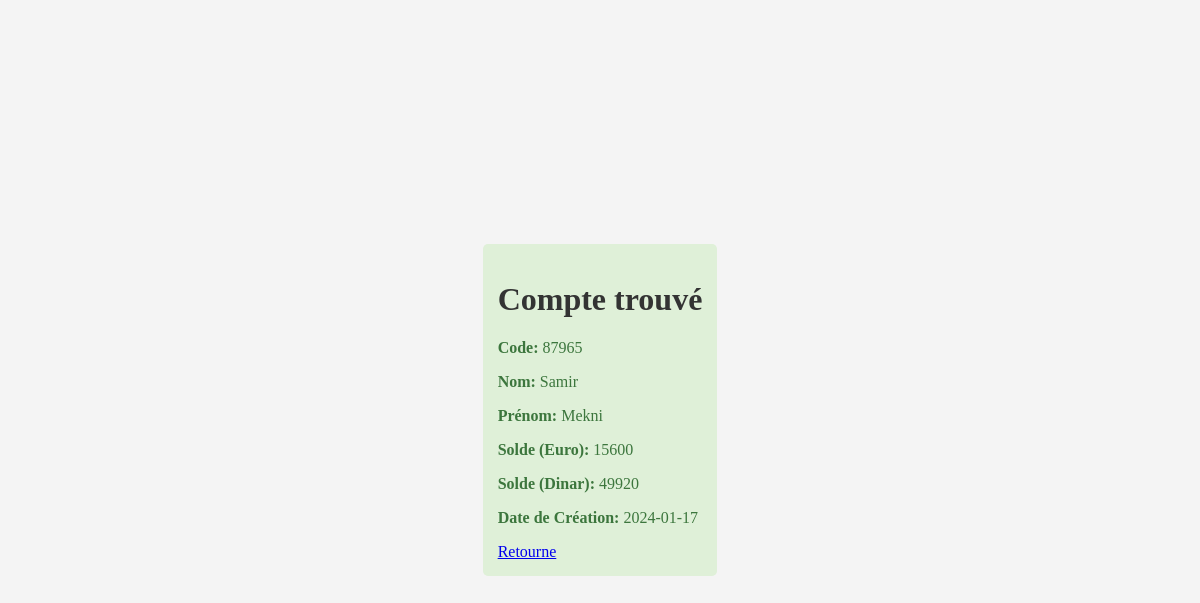
The app's page /rechercher.php?code_recherche=87965 with its own data.
### tables this page shows
CREATE TABLE `compte` (
  `nom` varchar(50) NOT NULL,
  `prenom` varchar(50) NOT NULL,
  `solde` double NOT NULL,
  `datecreation` date NOT NULL,
  `code` int(11) NOT NULL
);

### rechercher.php (the view, shortened to what this page needs)
<!DOCTYPE html>
<html lang="fr">
<head>
</head>
<body>
    <?php
    require_once 'dbconfig.php';
    function rechercherCompteParCode($code) {
        global $conn;
        try {
            $stmt = $conn->prepare("SELECT * FROM compte WHERE code = :code");
            $stmt->bindParam(':code', $code);
            $stmt->execute();
            $result = $stmt->fetch(PDO::FETCH_ASSOC);
            return $result;
        } catch(PDOException $e) {
            echo "Erreur : " . $e->getMessage();
            exit;
        }
    }
    if (isset($_GET['code_recherche'])) {
        $codeRecherche = $_GET['code_recherche'];
        $compteRecherche = rechercherCompteParCode($codeRecherche);
        if ($compteRecherche) {
            echo '<div class="result">';
            echo "<h1>Compte trouvé</h1>";
            echo "<p><strong>Code:</strong> " . $compteRecherche['code'] . "</p>";
            echo "<p><strong>Nom:</strong> " . $compteRecherche['nom'] . "</p>";
            echo "<p><strong>Prénom:</strong> " . $compteRecherche['prenom'] . "</p>";
            echo "<p><strong>Solde (Euro):</strong> " . $compteRecherche['solde'] . "</p>";
            echo "<p><strong>Solde (Dinar):</strong> " . ($compteRecherche['solde'] * 3.2) . "</p>";
            echo "<p><strong>Date de Création:</strong> " . $compteRecherche['datecreation'] . "</p>";
            echo   "<a href='index.php'> Retourne</a>";
            echo '</div>';
        } else {
            echo '<div class="error">';
            echo "<h1>Aucun compte trouvé</h1>";
            echo "<p>Aucun compte trouvé pour le code : " . $codeRecherche . "</p>";
            echo   "<a href='index.php'> Retourne</a>";
            echo '</div>';
        }
    }
    ?>
</body>
</html>

### rechercher.php (style rules this page uses)
body { background-color: #f4f4f4; margin: 0; padding: 0; display: flex; align-items: center; justify-content: center; height: 100vh; font-family:Georgia,serif }
h1 { text-align: center; color: #333; }
.result, .error { margin-top: 20px; padding: 15px; border-radius: 5px; }
.result { background-color: #dff0d8; border-color: #d6e9c6; color: #3c763d; }

### records on screen
compte: code "87965", nom "Samir", prenom "Mekni", solde "15600", $compteRecherche['solde']*3.2 "49920", datecreation "2024-01-17"
